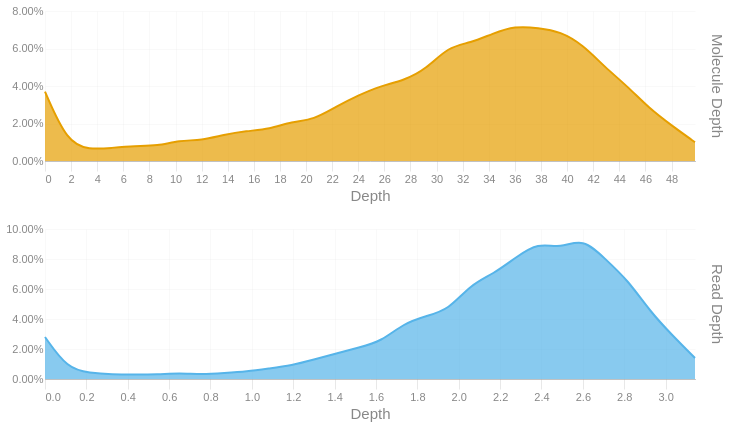

Source (notebook cell):
### Code cell
readdep = depth_hist(tb['Read Depth'], q99, 3)
readdep = readdep.with_columns(pl.lit('Read Depth').alias('Metric'))
if not SKIPLR:
    moldep = depth_hist(tb['Molecule Depth'], mol_q99, 1)
    moldep = moldep.with_columns(pl.lit('Molecule Depth').alias('Metric'))
    _hist = pl.concat([readdep, moldep])
    _hist = _hist.filter(pl.col('Proportion') != 0)
    with SafeRender(_hist):
        (
            alt.Chart(_hist)        
            .mark_area(interpolate = "basis")
            .encode(
                x=alt.X('Bin:Q').scale(domainMin=0).axis(alt.Axis(title='Depth')),
                y = alt.Y('Proportion:Q', title = None).axis(format = '.2%'),
                color = alt.Color('Metric:N').legend(None),
                row = alt.Row("Metric:N").header(title = None, labelOrient = 'right'),
                tooltip = [
                    alt.Tooltip("Metric:N", title = "Metric"),
                    alt.Tooltip('Interval:N', title = "Depth Interval"),
                    alt.Tooltip('Proportion:Q', title = "% Alignments").format('.2%')
                ]
            )
            .resolve_scale(x='independent', y='independent')
            .properties(
                height = 150, width = 650,
                usermeta={'embedOptions': {'downloadFileName': f'{samplename}.depth.hist'}}
            )
        ).display()
else:
    readdep = readdep.filter(pl.col('Proportion') != 0)
    with SafeRender(readdep):
        (
            alt.Chart(readdep)        
            .mark_area(interpolate = "basis")
            .encode(
                x=alt.X('Bin:Q').scale(domainMin=0).axis(alt.Axis(title='Depth')),
                y = alt.Y('Proportion:Q', title = None).axis(format = '.2%'),
                tooltip = [
                    alt.Tooltip('Interval:N', title = "Depth Interval"),
                    alt.Tooltip('Proportion:Q', title = "% Alignments").format('.2%')
                ]
            )
            .properties(
                usermeta={'embedOptions': {'downloadFileName': f'{samplename}.depth.hist'}}
            )
        ).display()

### Figure 1 — Vega-Lite specification as saved in the notebook (floating-point values rounded to 4 significant figures)
{"width": 650, "height": 150, "config": {"title": {"anchor": "start", "dy": -15, "fontSize": 18, "color": "#888888", "subtitleColor": "#888888", "subtitleFontSize": 14}, "arc": {"fill": "#0072B2"}, "axis": {"domainColor": "#888888", "domainWidth": 0.5, "gridWidth": 0.2, "grid": false, "titleFontWeight": 400, "titleFontSize": 15, "labelFontSize": 11, "labelColor": "#888888", "tickColor": "#888888", "tickWidth": 0.2, "titleColor": "#888888"}, "axisBand": {"grid": false}, "axisX": {"grid": true, "tickSize": 10, "domainCap": "round"}, "axisY": {"domain": false, "grid": true, "tickSize": 0, "domainCap": "round"}, "background": "transparent", "header": {"labelFontSize": 15, "labelColor": "#888888", "titleFontSize": 15, "titleFontWeight": 600, "titleColor": "#888888"}, "legend": {"labelFont": "sans-serif", "labelFontSize": 12, "labelColor": "#888888", "symbolSize": 100, "symbolType": "circle", "titleFontSize": 12, "titlePadding": 10, "titleColor": "#888888", "title": null}, "range": {"category": ["#E69F00", "#56B4E9", "#009E73", "#F0E442", "#0072B2", "#D55E00", "#CC79A7", "#000000"], "diverging": ["#cfe8f3", "#a2d4ec", "#73bfe2", "#46abdb", "#1696d2", "#12719e"]}, "area": {"fill": "#0072B2", "fillOpacity": 0.7, "line": true, "strokeOpacity": 0.7}, "line": {"color": "#0072B2", "stroke": "#0072B2", "strokeWidth": 2}, "trail": {"color": "#0072B2", "stroke": "#0072B2", "strokeWidth": 0, "size": 1}, "point": {"filled": true, "fillOpacity": 1.0, "size": 95}, "text": {"color": "#888888", "fontSize": 11, "align": "right", "fontWeight": 400, "size": 11}, "bar": {"fill": "#0072B2", "stroke": null}, "view": {"stroke": null, "continuousWidth": 660, "continuousHeight": 400}}, "data": {"name": "data-462c8b7bda5aa9df52fa194b7b8ee05f"}, "mark": {"type": "area", "interpolate": "basis"}, "encoding": {"color": {"field": "Metric", "legend": null, "type": "nominal"}, "row": {"field": "Metric", "header": {"title": null, "labelOrient": "right"}, "type": "nominal"}, "tooltip": [{"field": "Metric", "title": "Metric", "type": "nominal"}, {"field": "Interval", "title": "Depth Interval", "type": "nominal"}, {"field": "Proportion", "format": ".2%", "title": "% Alignments", "type": "quantitative"}], "x": {"axis": {"title": "Depth"}, "field": "Bin", "scale": {"domainMin": 0}, "type": "quantitative"}, "y": {"axis": {"format": ".2%"}, "field": "Proportion", "title": null, "type": "quantitative"}}, "resolve": {"scale": {"x": "independent", "y": "independent"}}, "usermeta": {"embedOptions": {"downloadFileName": "S5_Kennetcook_3542.depth.hist"}}, "$schema": "https://vega.github.io/schema/vega-lite/v6.1.0.json", "datasets": {"data-462c8b7bda5aa9df52fa194b7b8ee05f": [{"Bin": 0.0, "Interval": "0.0-0.108", "Proportion": 0.028, "Metric": "Read Depth"}, {"Bin": 0.108, "Interval": "0.108-0.217", "Proportion": 0.007, "Metric": "Read Depth"}, {"Bin": 0.217, "Interval": "0.217-0.325", "Proportion": 0.004, "Metric": "Read Depth"}, {"Bin": 0.325, "Interval": "0.325-0.433", "Proportion": 0.003, "Metric": "Read Depth"}, {"Bin": 0.433, "Interval": "0.433-0.542", "Proportion": 0.003, "Metric": "Read Depth"}, {"Bin": 0.542, "Interval": "0.542-0.65", "Proportion": 0.003, "Metric": "Read Depth"}, {"Bin": 0.65, "Interval": "0.65-0.758", "Proportion": 0.004, "Metric": "Read Depth"}, {"Bin": 0.758, "Interval": "0.758-0.867", "Proportion": 0.003, "Metric": "Read Depth"}, {"Bin": 0.867, "Interval": "0.867-0.975", "Proportion": 0.004, "Metric": "Read Depth"}, {"Bin": 0.975, "Interval": "0.975-1.083", "Proportion": 0.005, "Metric": "Read Depth"}, {"Bin": 1.083, "Interval": "1.083-1.192", "Proportion": 0.007, "Metric": "Read Depth"}, {"Bin": 1.192, "Interval": "1.192-1.3", "Proportion": 0.009, "Metric": "Read Depth"}, {"Bin": 1.3, "Interval": "1.3-1.408", "Proportion": 0.013, "Metric": "Read Depth"}, {"Bin": 1.408, "Interval": "1.408-1.517", "Proportion": 0.017, "Metric": "Read Depth"}, {"Bin": 1.517, "Interval": "1.517-1.625", "Proportion": 0.021, "Metric": "Read Depth"}, {"Bin": 1.625, "Interval": "1.625-1.733", "Proportion": 0.025, "Metric": "Read Depth"}, {"Bin": 1.733, "Interval": "1.733-1.842", "Proportion": 0.037, "Metric": "Read Depth"}, {"Bin": 1.842, "Interval": "1.842-1.95", "Proportion": 0.042, "Metric": "Read Depth"}, {"Bin": 1.95, "Interval": "1.95-2.058", "Proportion": 0.046, "Metric": "Read Depth"}, {"Bin": 2.058, "Interval": "2.058-2.167", "Proportion": 0.063, "Metric": "Read Depth"}, {"Bin": 2.167, "Interval": "2.167-2.275", "Proportion": 0.07, "Metric": "Read Depth"}, {"Bin": 2.275, "Interval": "2.275-2.383", "Proportion": 0.081, "Metric": "Read Depth"}, {"Bin": 2.383, "Interval": "2.383-2.492", "Proportion": 0.091, "Metric": "Read Depth"}, {"Bin": 2.492, "Interval": "2.492-2.6", "Proportion": 0.087, "Metric": "Read Depth"}, {"Bin": 2.6, "Interval": "2.6-2.708", "Proportion": 0.094, "Metric": "Read Depth"}, {"Bin": 2.708, "Interval": "2.708-2.817", "Proportion": 0.08, "Metric": "Read Depth"}, {"Bin": 2.817, "Interval": "2.817-2.925", "Proportion": 0.066, "Metric": "Read Depth"}, {"Bin": 2.925, "Interval": "2.925-3.033", "Proportion": 0.045, "Metric": "Read Depth"}, {"Bin": 3.033, "Interval": "3.033-3.142", "Proportion": 0.029, "Metric": "Read Depth"}, {"Bin": 3.142, "Interval": "3.142-3.25", "Proportion": 0.014, "Metric": "Read Depth"}, {"Bin": 0.0, "Interval": "0.0-1.7", "Proportion": 0.037, "Metric": "Molecule Depth"}, {"Bin": 1.7, "Interval": "1.7-3.4", "Proportion": 0.01, "Metric": "Molecule Depth"}, {"Bin": 3.4, "Interval": "3.4-5.1", "Proportion": 0.006, "Metric": "Molecule Depth"}, {"Bin": 5.1, "Interval": "5.1-6.9", "Proportion": 0.007, "Metric": "Molecule Depth"}, {"Bin": 6.9, "Interval": "6.9-8.6", "Proportion": 0.008, "Metric": "Molecule Depth"}, {"Bin": 8.6, "Interval": "8.6-10.3", "Proportion": 0.008, "Metric": "Molecule Depth"}, {"Bin": 10.3, "Interval": "10.3-12.0", "Proportion": 0.011, "Metric": "Molecule Depth"}, {"Bin": 12.0, "Interval": "12.0-13.7", "Proportion": 0.011, "Metric": "Molecule Depth"}, {"Bin": 13.7, "Interval": "13.7-15.4", "Proportion": 0.014, "Metric": "Molecule Depth"}, {"Bin": 15.4, "Interval": "15.4-17.2", "Proportion": 0.016, "Metric": "Molecule Depth"}, {"Bin": 17.2, "Interval": "17.2-18.9", "Proportion": 0.017, "Metric": "Molecule Depth"}, {"Bin": 18.9, "Interval": "18.9-20.6", "Proportion": 0.021, "Metric": "Molecule Depth"}, {"Bin": 20.6, "Interval": "20.6-22.3", "Proportion": 0.022, "Metric": "Molecule Depth"}, {"Bin": 22.3, "Interval": "22.3-24.0", "Proportion": 0.029, "Metric": "Molecule Depth"}, {"Bin": 24.0, "Interval": "24.0-25.7", "Proportion": 0.035, "Metric": "Molecule Depth"}, {"Bin": 25.7, "Interval": "25.7-27.5", "Proportion": 0.04, "Metric": "Molecule Depth"}, {"Bin": 27.5, "Interval": "27.5-29.2", "Proportion": 0.043, "Metric": "Molecule Depth"}, {"Bin": 29.2, "Interval": "29.2-30.9", "Proportion": 0.049, "Metric": "Molecule Depth"}, {"Bin": 30.9, "Interval": "30.9-32.6", "Proportion": 0.061, "Metric": "Molecule Depth"}, {"Bin": 32.6, "Interval": "32.6-34.3", "Proportion": 0.063, "Metric": "Molecule Depth"}, {"Bin": 34.3, "Interval": "34.3-36.0", "Proportion": 0.068, "Metric": "Molecule Depth"}, {"Bin": 36.0, "Interval": "36.0-37.8", "Proportion": 0.072, "Metric": "Molecule Depth"}, {"Bin": 37.8, "Interval": "37.8-39.5", "Proportion": 0.071, "Metric": "Molecule Depth"}, {"Bin": 39.5, "Interval": "39.5-41.2", "Proportion": 0.069, "Metric": "Molecule Depth"}, {"Bin": 41.2, "Interval": "41.2-42.9", "Proportion": 0.062, "Metric": "Molecule Depth"}, {"Bin": 42.9, "Interval": "42.9-44.6", "Proportion": 0.05, "Metric": "Molecule Depth"}, {"Bin": 44.6, "Interval": "44.6-46.3", "Proportion": 0.04, "Metric": "Molecule Depth"}, {"Bin": 46.3, "Interval": "46.3-48.0", "Proportion": 0.028, "Metric": "Molecule Depth"}, {"Bin": 48.0, "Interval": "48.0-49.8", "Proportion": 0.019, "Metric": "Molecule Depth"}, {"Bin": 49.8, "Interval": "49.8-51.48", "Proportion": 0.01, "Metric": "Molecule Depth"}]}}
